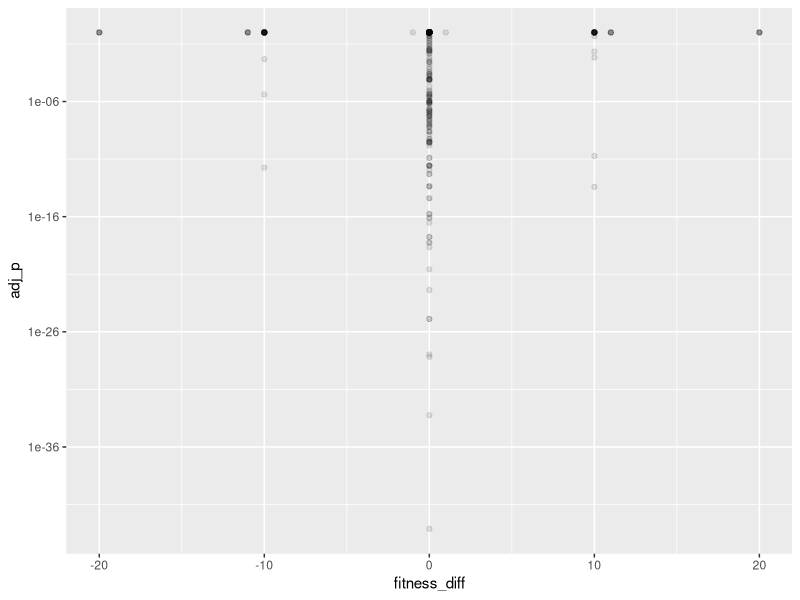
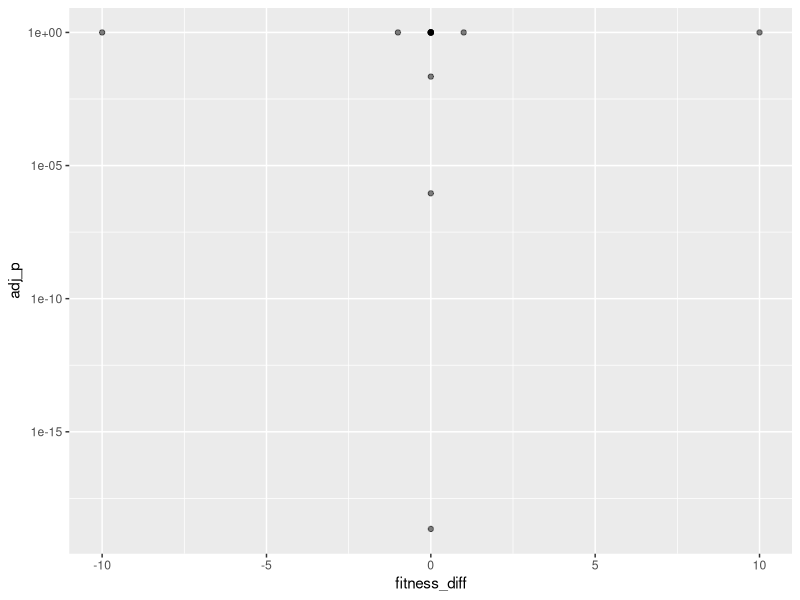
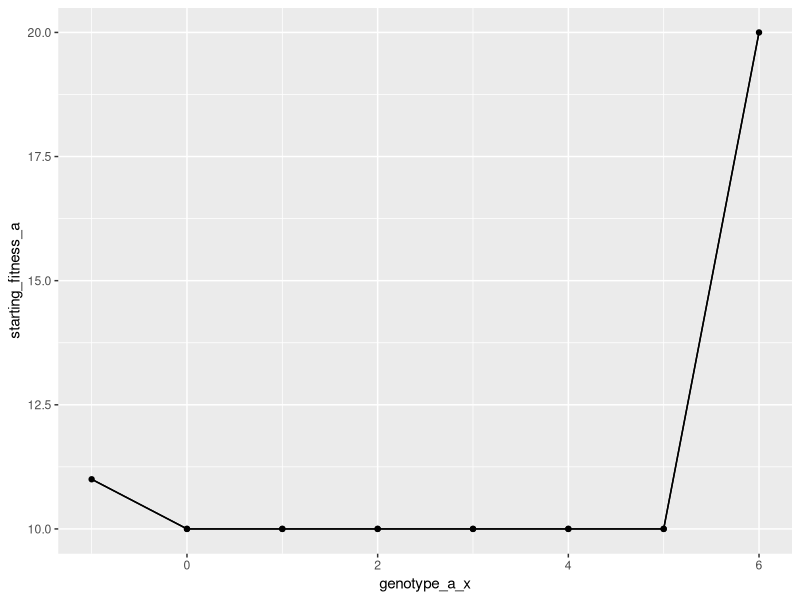
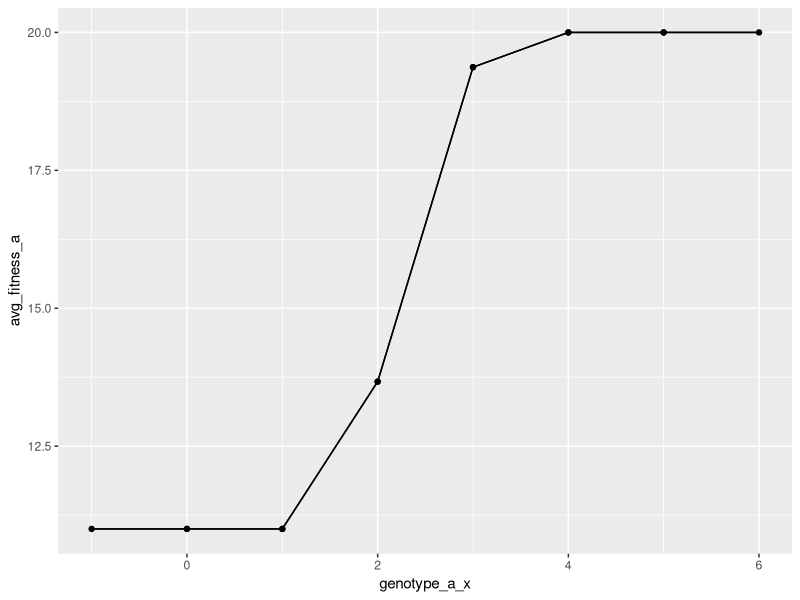
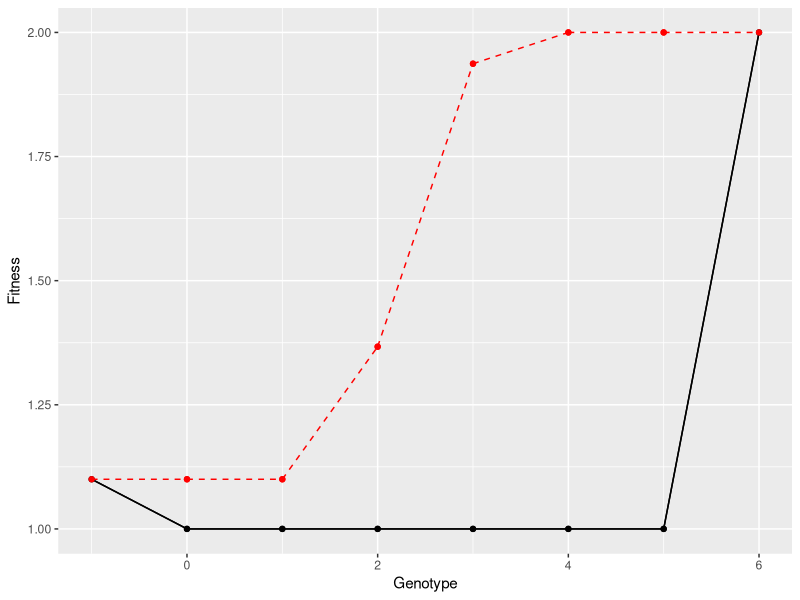
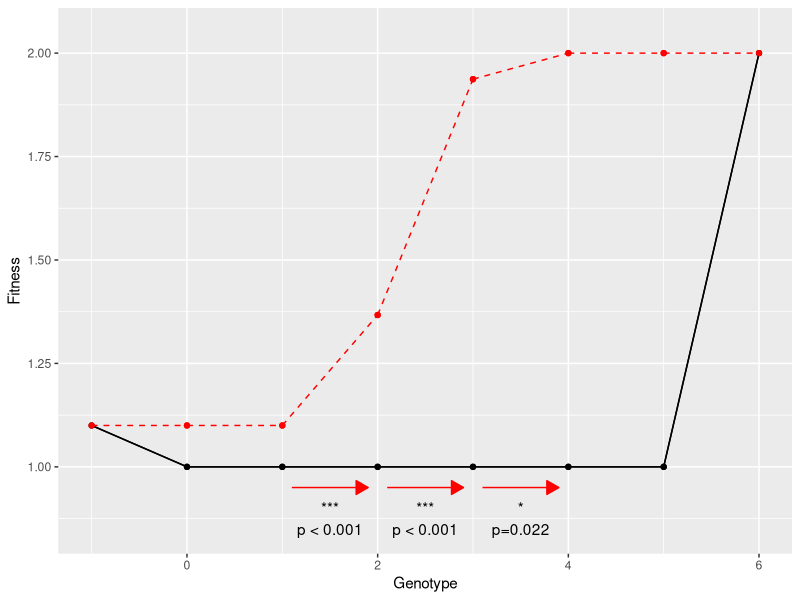
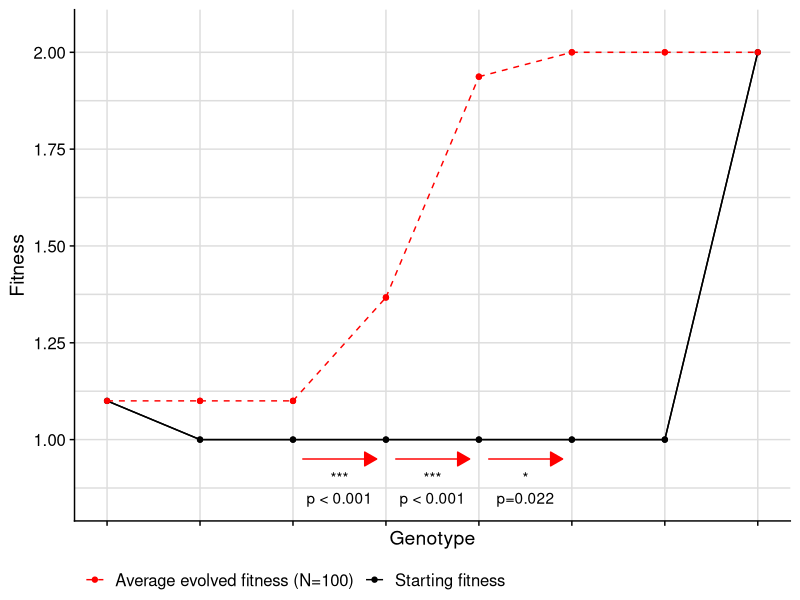

These charts were generated, in order, by the following R code:
rm(list = ls())

library(ggplot2)
library(cowplot)

plot_dir = '../plots'
if(!dir.exists(plot_dir)){
  dir.create(plot_dir, recursive = T)
}

df_pairwise = read.csv('../data/pairwise_data.csv')

df_trimmed = df_pairwise[df_pairwise$starting_fitness_a != 0 & df_pairwise$starting_fitness_b != 0,]

ggplot(df_pairwise, aes(x = fitness_diff, y = adj_p)) + 
  scale_y_log10() +
  geom_point(alpha = 0.1)

ggplot(df_trimmed, aes(x = fitness_diff, y = adj_p)) + 
  scale_y_log10() + 
  geom_point(alpha = 0.5)

x_map = c(
  '1' = -1, 
  '0' = 0,
  '32' = 1,
  '48' = 2,
  '56' = 3,
  '60' = 4,
  '62' = 5,
  '63' =6
)

df_trimmed$genotype_a_x = 0
df_trimmed$genotype_b_x = 0
for(row_idx in 1:nrow(df_trimmed)){
  df_trimmed[row_idx,]$genotype_a_x = x_map[as.character(df_trimmed[row_idx,]$genotype_a)][[1]]
  df_trimmed[row_idx,]$genotype_b_x = x_map[as.character(df_trimmed[row_idx,]$genotype_b)][[1]]
}

ggplot(df_trimmed, aes(x = genotype_a_x, y = starting_fitness_a)) + 
  geom_segment(aes(xend = genotype_b_x, yend = starting_fitness_b)) + 
  geom_point()

ggplot(df_trimmed, aes(x = genotype_a_x, y = avg_fitness_a)) + 
  geom_segment(aes(xend = genotype_b_x, yend = avg_fitness_b)) + 
  geom_point(aes(y = avg_fitness_a))


fitness_baseline = 10
df_trimmed$starting_fitness_a_norm = df_trimmed$starting_fitness_a / fitness_baseline
df_trimmed$starting_fitness_b_norm = df_trimmed$starting_fitness_b / fitness_baseline
df_trimmed$avg_fitness_a_norm = df_trimmed$avg_fitness_a / fitness_baseline
df_trimmed$avg_fitness_b_norm = df_trimmed$avg_fitness_b / fitness_baseline
df_trimmed$sd_fitness_a_norm = df_trimmed$fitness_sd_a / fitness_baseline
df_trimmed$sd_fitness_b_norm = df_trimmed$fitness_sd_b / fitness_baseline

ggplot(df_trimmed) + 
  geom_segment(aes(x = genotype_a_x, xend = genotype_b_x, y = starting_fitness_a_norm, yend = starting_fitness_b_norm)) + 
  geom_point(aes(x = genotype_a_x, y = starting_fitness_a_norm))  +
  geom_segment(data=df_trimmed[df_trimmed$genotype_a_x < df_trimmed$genotype_b_x,], aes(x = genotype_a_x, xend = genotype_b_x, y = avg_fitness_a_norm, yend = avg_fitness_b_norm), color = 'red', linetype='dashed') + 
  geom_point(aes(x = genotype_a_x, y = avg_fitness_a_norm), color = 'red') + 
  xlab('Genotype') + 
  ylab('Fitness')


df_trimmed$is_signif = df_trimmed$adj_p < 0.05
df_trimmed$signif_marker = ''
df_trimmed[df_trimmed$adj_p < 0.05,]$signif_marker = '*'
df_trimmed[df_trimmed$adj_p < 0.01,]$signif_marker = '**'
df_trimmed[df_trimmed$adj_p < 0.001,]$signif_marker = '***'
df_trimmed$signif_text = paste0('p=', round(df_trimmed$adj_p, 3))
df_trimmed[df_trimmed$adj_p < 0.001,]$signif_text = 'p < 0.001'

df_trimmed$text_x = (df_trimmed$genotype_a_x + df_trimmed$genotype_b_x) / 2

ggplot(df_trimmed) + 
  geom_segment(aes(x = genotype_a_x, xend = genotype_b_x, y = starting_fitness_a_norm, yend = starting_fitness_b_norm)) + 
  geom_point(aes(x = genotype_a_x, y = starting_fitness_a_norm))  +
  geom_segment(data=df_trimmed[df_trimmed$genotype_a_x < df_trimmed$genotype_b_x,], aes(x = genotype_a_x, xend = genotype_b_x, y = avg_fitness_a_norm, yend = avg_fitness_b_norm), color = 'red', linetype='dashed') + 
  geom_point(aes(x = genotype_a_x, y = avg_fitness_a_norm), color = 'red') + 
  geom_segment(data=df_trimmed[df_trimmed$is_signif,], aes(x = genotype_b_x + 0.1, xend = genotype_a_x - 0.1, y = 0.95, yend = 0.95), 
              color = 'red',
              arrow=arrow(type = 'closed', length = unit(0.35, 'cm'))) + 
  geom_text(data = df_trimmed[df_trimmed$is_signif,], aes(x = text_x, y = 0.9, label = signif_marker)) + 
  geom_text(data = df_trimmed[df_trimmed$is_signif,], aes(x = text_x, y = 0.85, label = signif_text)) + 
  xlab('Genotype') + 
  ylab('Fitness') + 
  scale_y_continuous(limits = c(0.85, 2.05), breaks = c(1, 1.25, 1.5, 1.75, 2))
ggsave(paste0(plot_dir, '/summary_plot_original.pdf'), units = 'in', width = 6.5, height = 4.5)
ggsave(paste0(plot_dir, '/summary_plot_original.png'), units = 'in', width = 6.5, height = 4.5)


theme_set(theme_cowplot())

ggplot(df_trimmed) + 
  geom_segment(aes(x = genotype_a_x, xend = genotype_b_x, y = starting_fitness_a_norm, yend = starting_fitness_b_norm, color = 'Starting fitness')) + 
  geom_point(aes(x = genotype_a_x, y = starting_fitness_a_norm, color = 'Starting fitness'))  +
  geom_segment(data=df_trimmed[df_trimmed$genotype_a_x < df_trimmed$genotype_b_x,], 
               aes(x = genotype_a_x, xend = genotype_b_x, y = avg_fitness_a_norm, yend = avg_fitness_b_norm, color = 'Average evolved fitness (N=100)'), linetype='dashed') + 
  #geom_errorbar(aes(x = genotype_a_x, ymin = avg_fitness_a_norm - sd_fitness_a_norm, ymax = avg_fitness_a_norm + sd_fitness_a_norm, color = 'Average evolved fitness')) + 
  geom_point(aes(x = genotype_a_x, y = avg_fitness_a_norm, color = 'Average evolved fitness (N=100)')) + 
  geom_segment(data=df_trimmed[df_trimmed$is_signif,], aes(x = genotype_b_x + 0.1, xend = genotype_a_x - 0.1, y = 0.95, yend = 0.95), 
              color = 'red',
              arrow=arrow(type = 'closed', length = unit(0.35, 'cm'))) + 
  geom_text(data = df_trimmed[df_trimmed$is_signif,], aes(x = text_x, y = 0.9, label = signif_marker)) + 
  geom_text(data = df_trimmed[df_trimmed$is_signif,], aes(x = text_x, y = 0.85, label = signif_text)) + 
  xlab('Genotype') + 
  ylab('Fitness') + 
  labs(color = '') +
  scale_color_manual(values = c('Starting fitness' = '#000000', 'Average evolved fitness (N=100)' = '#ff0000')) +
  scale_y_continuous(limits = c(0.85, 2.05), breaks = c(1, 1.25, 1.5, 1.75, 2)) + 
  scale_x_continuous(limits = c(-1, 6), breaks = -1:6, minor_breaks = -1:6) +
  theme(legend.position = 'bottom') + 
  theme(axis.text.x = element_blank()) +
  theme(panel.grid = element_line(color = '#dddddd'))
ggsave(paste0(plot_dir, '/summary_plot.pdf'), units = 'in', width = 6.5, height = 4.5)
ggsave(paste0(plot_dir, '/summary_plot.png'), units = 'in', width = 6.5, height = 4.5)
